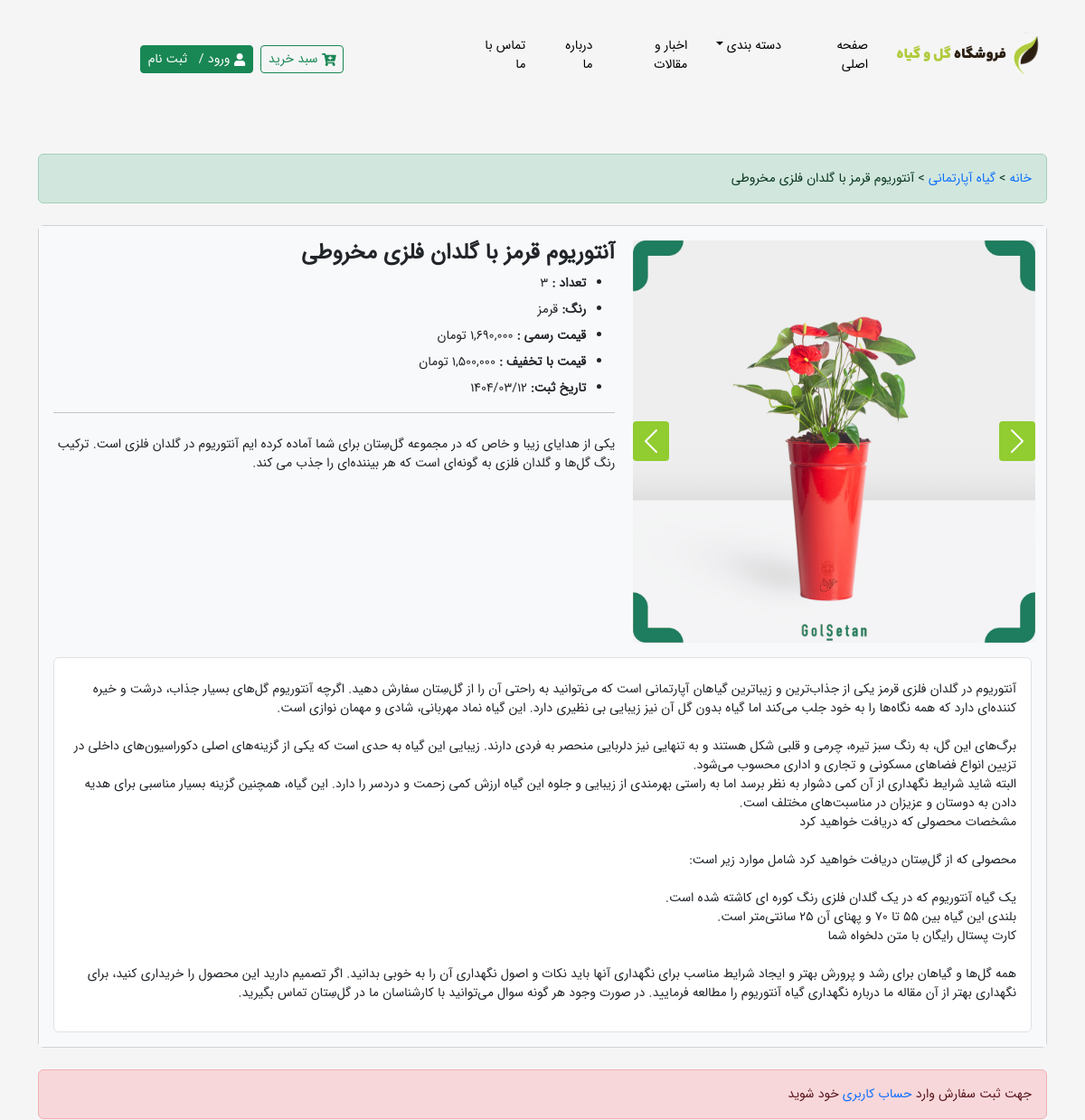
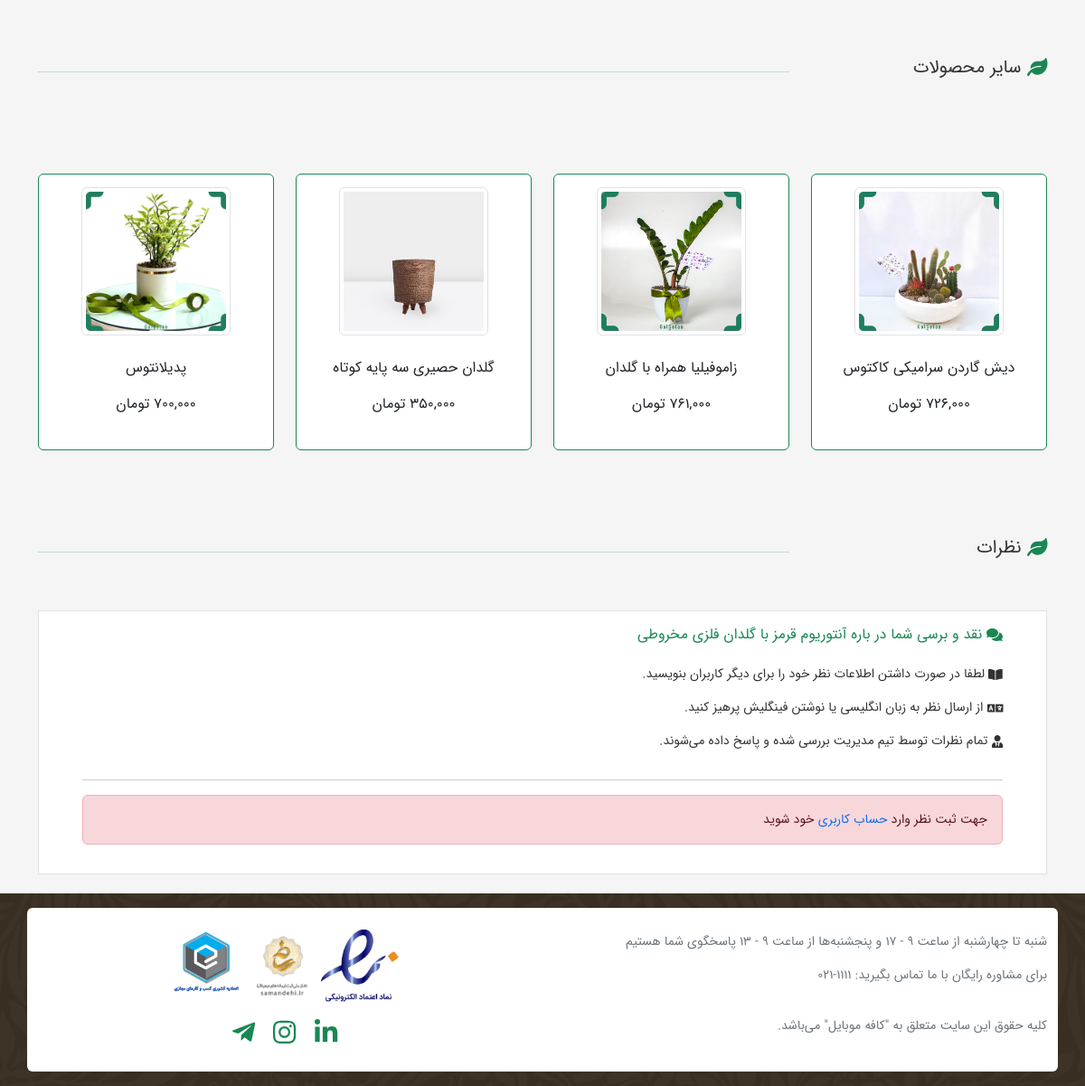
Page /details.php?id=5 on the committed database (2 pictures, top to bottom).
### tables this page shows
CREATE TABLE `products` (
  `pid` int(11) NOT NULL,
  `catid` int(11) NOT NULL,
  `title` varchar(255) NOT NULL,
  `count` int(11) DEFAULT NULL,
  `size` varchar(255) DEFAULT NULL,
  `weight` varchar(255) DEFAULT NULL,
  `keyfeatures` text NOT NULL,
  `price` int(11) DEFAULT NULL,
  `discount` int(11) DEFAULT NULL,
  `color` varchar(255) DEFAULT NULL,
  `images` varchar(255) DEFAULT NULL,
  `description` text,
  `status` int(11) NOT NULL,
  `created_at` int(11) NOT NULL
);

CREATE TABLE `categories` (
  `cid` int(10) UNSIGNED NOT NULL,
  `parentid` int(11) NOT NULL,
  `cname` varchar(255) NOT NULL,
  `pic` varchar(255) DEFAULT NULL
);

### includes/jdf.php (called while the page is built, shortened)
<?php
function jdate($format,$timestamp='',$none='',$time_zone='Asia/Tehran',$tr_num='fa'){
 $T_sec=0;
 $ts=$T_sec+(($timestamp==='')?time():tr_num($timestamp));
 $date=explode('_',date('H_i_j_n_O_P_s_w_Y',$ts));
 list($j_y,$j_m,$j_d)=gregorian_to_jalali($date[8],$date[3],$date[2]);
 $sl=strlen($format);
 $out='';
 for($i=0; $i<$sl; $i++){
  $sub=substr($format,$i,1);
  switch($sub){
	case'd':
	$out.=($j_d<10)?'0'.$j_d:$j_d;
	break;
	case'm':
	$out.=($j_m>9)?$j_m:'0'.$j_m;
	break;
	case'Y':
	$out.=$j_y;
	break;
	default:$out.=$sub;
  }
 }
 return($tr_num!='en')?tr_num($out,'fa','.'):$out;
}
function tr_num($str,$mod='en',$mf='٫'){
 $num_a=array('0','1','2','3','4','5','6','7','8','9','.');
 $key_a=array('۰','۱','۲','۳','۴','۵','۶','۷','۸','۹',$mf);
 return($mod=='fa')?str_replace($num_a,$key_a,$str):str_replace($key_a,$num_a,$str);
}
function gregorian_to_jalali($gy,$gm,$gd,$mod=''){
	list($gy,$gm,$gd)=explode('_',tr_num($gy.'_'.$gm.'_'.$gd));
 $g_d_m=array(0,31,59,90,120,151,181,212,243,273,304,334);
 if($gy > 1600){
  $jy=979;
  $gy-=1600;
 }else{
  $jy=0;
  $gy-=621;
 }
 $gy2=($gm > 2)?($gy+1):$gy;
 $days=(365*$gy) +((int)(($gy2+3)/4)) -((int)(($gy2+99)/100)) +((int)(($gy2+399)/400)) -80 +$gd +$g_d_m[$gm-1];
 $jy+=33*((int)($days/12053));
 $days%=12053;
 $jy+=4*((int)($days/1461));
 $days%=1461;
 $jy+=(int)(($days-1)/365);
 if($days > 365)$days=($days-1)%365;
 if($days < 186){
  $jm=1+(int)($days/31);
  $jd=1+($days%31);
 }else{
  $jm=7+(int)(($days-186)/30);
  $jd=1+(($days-186)%30);
 }
 return($mod==='')?array($jy,$jm,$jd):$jy .$mod .$jm .$mod .$jd;
}

### details.php (the view, shortened to what this page needs)
<?php
require_once ('includes/dbconfig.php');
require_once ('includes/jdf.php');
$id = $_GET['id'];
$data = $conn->query("SELECT * FROM `products`
INNER JOIN `categories` ON `categories`.`CID`=`products`.`catid`
WHERE `pid`=$id");
$rows = $data->fetch();
$products = $conn->query("SELECT * FROM `products` WHERE `pid`!=$id  ORDER BY rand() LIMIT 4");
$title = $rows['title'];
include('includes/header.php');
?>
<main>
    <div class="container mt-5">
        <div class="alert alert-success"><a href="index.php">خانه</a> > <a href="index.php"><?=$rows['cname']?></a> > <?=$title?></div>
        <div class="text-right">
            <div class="card my-4">
                <div class="card-body bg-light">
                    <div class="col-12">
                        <div class="row">
                        <div class="col-md-12">
                            <div class="row">
                            <div class="px-2 col-md-5">
                                <div id="carouselExampleIndicators" class="carousel slide" data-ride="carousel">
                                    <div class="carousel-inner">
                                        <?php
                                        $pic = explode(',',$rows['images']);
                                        $i=0;
                                        foreach ($pic as $pic){
                                            $i++;
                                            ?>
                                            <div class="carousel-item <?=$i==1?'active':''?>">
                                                <img class="w-100" src="img/products/<?=$pic?>" alt="<?=$title?>">
                                            </div>
                                        <?php } ?>
                                    </div>
                                    <a class="carousel-control-prev" href="#carouselExampleIndicators" role="button" data-slide="prev">
                                        <span class="carousel-control-prev-icon" aria-hidden="true"></span>
                                    </a>
                                    <a class="carousel-control-next" href="#carouselExampleIndicators" role="button" data-slide="next">
                                        <span class="carousel-control-next-icon" aria-hidden="true"></span>
                                    </a>
                                </div>
                            </div>
                            <div class="float-left col-md-7">
                                <h4 class="fw-bold"><?=$rows['title']?></h4>
                                <ul>
                                <?php if($rows['count']!='') { ?>
                                    <li><b>تعداد : </b> <?=$rows['count']>0?$rows['count']:'<span class="text-danger">اتمام موجودی</span>'?></li>
                                <?php }if(!empty($rows['color'])){ ?>
                                <li class="pt-2"><b> رنگ: </b><?=$rows['color']?></li>
                                <?php }if(!empty($rows['price'])){ ?>
                                <li class="pt-2"><b>قیمت رسمی : </b><?=number_format($rows['price'])?> تومان</li>
                                <?php }if(!empty($rows['discount'])){ ?>
                                <li class="pt-2"><b>قیمت با تخفیف : </b><?=number_format($rows['discount'])?> تومان</li>
                                <?php } ?>
                                <li class="pt-2"><b>تاریخ ثبت: </b><?=jdate('Y/m/d',$rows['created_at'])?></li>
                                </ul>
                                <hr>
                                <?php if($rows['keyfeatures']){ ?>
                                    <p class="pt-2 text-justify"><?=nl2br($rows['keyfeatures'])?></p>
                                <?php } ?>
                            </div>
                            </div>
                        </div>
                        </div>
                        <?php if(!empty($rows['description'])){ ?>
                        <div class="bg-white p-3 mt-3 border rounded">
                            <p class="pt-2 text-justify"><?=nl2br($rows['description'])?></p>
                        </div>
                        <?php } ?>
                    </div>
                </div>
            </div>
            <?php if(isset($_SESSION['userid'])) { ?>
                <?php if(isset($_SESSION['basket']) && @in_array($rows['pid'],@$_SESSION['basket'])){ ?>
                    <div class="alert alert-warning">سفارش شما با موفقیت ثبت شد برای ادامه روی <a href="user/basket.php">سبد    خرید</a> کلیک نمایید.</div>
                <?php }else{ if($rows['count']){ ?>
                    <a href="details.php?id=<?=$id?>&buy" class="btn btn-success d-grid">خرید</a>
                <?php } }?>
            <?php }else{ ?>
                <div class="alert alert-danger">جهت ثبت سفارش وارد <a href="login.php">حساب کاربری</a> خود شوید</div>
            <?php } ?>
        </div>
        <div class="row py-5">
            <div class="col-md-3">
                <h5 class="font-weight-bold"><i class="fa fa-leaf text-success"></i> سایر محصولات</h5>
            </div>
            <div class="col-md-9">
                <hr class="text-success">
            </div>
        </div>
        <div class="row py-5">
            <?php while($pro_row = $products->fetch()) {
                $pic = explode(',',$pro_row['images']);
                shuffle($pic);
                ?>
                <div class="col-md-3">
                    <a href="details.php?id=<?=$pro_row['pid']?>">
                    <div class="card text-right btn btn-outline-secondary border-success">
                        <div class="d-flex justify-content-center p-2">
                        <img class="img-thumbnail w-75 img-fluid" src="img/products/<?=$pic[0]?>" alt="<?=$pro_row['title']?>">
                        </div>
                        <div class="card-body text-rights">
                            <p class="float-right"><?=$pro_row['title']?></p>
                            <p class="font-weight-bold"><?=number_format($pro_row['price'])?> تومان</p>
                        </div>
                    </div>
                    </a>
                </div>
            <?php } ?>
        </div>
        <div class="row py-5">
            <div class="col-md-3">
                <h5 class="font-weight-bold"><i class="fa fa-leaf text-success"></i> نظرات</h5>
            </div>
            <div class="col-md-9">
                <hr class="text-success">
            </div>
        </div>
        <div class="tab-content text-right border bg-white" id="comment">
            <div id="menu1" class="tab-pane active px-5 py-3">
                <h6 class="text-success font-weight-bold mb-4"><i class="fa fa-comments"></i> نقد و برسی شما در باره <?=$rows['title']?> </h6>
                <p><i class="fa fa-book-open"></i> لطفا در صورت داشتن اطلاعات نظر خود را برای دیگر کاربران بنویسید. </p>
                <p><i class="fa fa-language"></i> از ارسال نظر به زبان انگلیسی یا نوشتن فینگلیش پرهیز کنید. </p>
                <p><i class="fa fa-user-tie"></i> تمام نظرات توسط تیم مدیریت بررسی شده و پاسخ داده می‌شوند.</p>
                <hr>
                <?php if(isset($_SESSION['userid'])){ ?>
                <p>نظر خود را درج نمایید</p>
                        <form action="" method="post">
                        <div class="form-group">
                            <textarea class="form-control bg-light" name="comment" cols="100" rows="7"></textarea>
                        </div>
                        <div class="form-group mt-2">
                            <button type="submit" name="submit" class="btn btn-success">ثبت نظر</button>
                        </div>
                        </form>
                <?php }else{?>
                    <div class="alert alert-danger">جهت ثبت نظر وارد <a href="login.php">حساب کاربری</a> خود شوید</div>
                <?php } ?>
            </div>
        </div>
        <br>
    </div>
</main>
<?php include('includes/footer.php'); ?>

### includes/header.php (shortened to what this page needs)
<?php
require_once ('jdf.php');
?>
<!doctype html>
<html lang="fa">
<head>
    <link rel="stylesheet" href="css/bootstrap.rtl.min.css">
    <link rel="stylesheet" href="css/owl.theme.default.min.css">
    <link rel="stylesheet" href="css/owl.carousel.min.css">
    <link rel="stylesheet" href="css/style.css">
</head>
<body>
<header>
    <div class="container py-4">
        <div class="row align-items-center">
            <div class="col-md-2 col-12 text-center">
                <a href="index.php"><img src="img/logo.png"></a>
            </div>
            <div class="col-md-5 col-12 m-b">
                <nav class="navbar navbar-expand-lg header-menu text-right px-0">
                    <div class="collapse navbar-collapse" id="navbarSupportedContent">
                        <ul class="navbar-nav ">
                            <li class="nav-item">
                                <a class="nav-link" href="index.php">صفحه اصلی</a>
                            </li>
                            <div class="px-2"></div>
                            <li class="nav-item dropdown">
                                <a href="products.php" class="nav-link dropdown-toggle">دسته بندی</a>
                            </li>
                            <div class="px-2"></div>
                            <li class="nav-item">
                                <a class="nav-link" href="articles.php?cid=0">اخبار و مقالات</a>
                            </li>
                            <div class="px-2"></div>
                            <li class="nav-item">
                                <a class="nav-link" href="aboutus.php">درباره ما</a>
                            </li>
                            <div class="px-2"></div>
                            <li class="nav-item">
                                <a class="nav-link" href="contactus.php">تماس با ما</a>
                            </li>
                        </ul>
                    </div>
                </nav>
            </div>
            <div class="col-md-5 col-12 mt-2 d-flex justify-content-center">
                <a href="user/basket.php" class="btn btn-sm btn-outline-success m-1"><i class="fa fa-cart-plus"></i> سبد خرید</a>
                <div class="btn btn-sm btn-success m-1"><i class="fa fa-user"></i>
                    <?php if(isset($_SESSION['userid'])){ ?>
                         &nbsp;<a class="text-white" href="user/index.php"><?=$_SESSION['fullname']?> </a>&nbsp;
                        <span> / </span>&nbsp;
                            <a class="text-white" href="logout.php"> خروج </a>
                    <?php }else{ ?>
                        <a class="text-white" href="login.php">ورود</a>
                        <span> / </span>&nbsp;
                        <a class="text-white" href="register.php">ثبت نام</a>
                    <?php } ?>
                </div>
            </div>
            </div>
            </div>
</header>

### includes/footer.php (shortened to what this page needs)
<footer>
    <div class="container-fluid p-3">
        <div class="container bg-white rounded">
            <div class="row pb-4 pt-2 align-items-center text-secondary">
                <div class="col-md-6 col-12">
                    <p>شنبه تا چهارشنبه از ساعت ۹ - ۱۷ و پنجشنبه‌ها از ساعت ۹ - ۱۳ پاسخگوی شما هستیم</p>
                    <p>برای مشاوره رایگان با ما تماس بگیرید: 1111-021</p>
                </div>
                <div class="col-md-6 col-12 text-center">
                    <a href="#"><img src="img/enamad.png" alt="" class="img-fluid bg-white rounded py-3 "></a>
                    <a href="#"><img src="img/samandehi.png" alt="" class="img-fluid bg-white rounded py-3 px-2"></a>
                    <a href="#"><img src="img/etehadie.png" alt="" class="img-fluid bg-white rounded py-3"></a>
                </div>
            <div class="col-md-6 col-12">
                <p>کلیه حقوق این سایت متعلق به "کافه موبایل" می‌باشد.</p>
            </div>
            <div class="col-md-6 col-12 text-center text-success">
                <i class="fab fa-linkedin-in" style="font-size: 1.8rem"></i>
                <i class="fab fa-instagram mx-3" style="font-size: 1.8rem"></i>
                <i class="fab fa-telegram-plane" style="font-size: 1.8rem"></i>
            </div>
        </div>
        </div>
    </div>
</footer>
</body>
</html>

### css/style.css (style rules this page uses)
body { direction: rtl; padding: 0; margin: 0; font-family: 'IRANSansWeb'; font-size: 14px; color: #333333; background:#F5F5F5; }
a,a:hover,a:focus,figure,figure:hover,figcaption,i,i:hover,img,i { text-decoration: none; transition: all 0.3s; -webkit-transition: all 0.3s; -moz-transition: all 0.3s; -o-transition: all 0.3s; }
.header-menu a { color: #000000; }
.carousel-control-prev, .carousel-control-next { height: 44px; width: 40px; background: #7ac400; margin: auto 0; border-radius: 4px; opacity: 0.8; }
.svg-inline--fa { vertical-align:-4px !important; }
footer { background-color:#2A1E10; background-image:url("../img/bg-leaf-overlay1.png"); background-position:center center; background-repeat:no-repeat; background-size:cover; }

### rows in the picture
products: categories.cname "گیاه آپارتمانی", title "آنتوریوم قرمز با گلدان فلزی مخروطی", count "3", color "قرمز", price "1,690,000", discount "1,500,000", created_at "۱۴۰۴/۰۳/۱۲", keyfeatures "یکی از هدایای زیبا و خاص که در مجموعه گل‌سِتان برای شما آماده کرده ایم آنتوریوم در گلدان فلزی است. ترکیب رنگ گل‌ها و گلدان فلزی به گونه‌ای است که هر بیننده‌ای را جذب می کند.", description "آنتوریوم در گلدان فلزی قرمز یکی از جذاب‌ترین و زیباترین گیاهان آپارتمانی است که می‌توانید به راحتی آن را از گل‌‍‌سِتان سفارش دهید. اگرچه آنتوریوم گل‌های بسیار جذاب، درشت و خیره کننده‌ای دارد که همه نگاه‌ها را به خود جلب می‌کند اما گیاه بدون گل آن نیز زیبایی بی نظیری دارد. این گیاه نماد مهربانی، شادی و مهمان نوازی است. برگ‌های این گل، به رنگ سبز تیره، چرمی و قلبی شکل هستند و به تنهایی نیز دلربایی منحصر به فردی دارند. زیبایی این گیاه به حدی است که یکی از گزینه‌های اصلی دکوراسیون‌های داخلی در تزیین انواع فضاهای مسکونی و تجاری و اداری محسوب می‌شود. البته شاید شرایط نگهداری از آن کمی دشوار به نظر برسد اما به راستی بهرمندی از زیبایی و جلوه این گیاه ارزش کمی زحمت و دردسر را دارد. این گیاه، همچنین…"
products: shows a picture, title "دیش گاردن سرامیکی کاکتوس"
products: shows a picture, title "زاموفیلیا همراه با گلدان", price "761,000"
products: shows a picture, title "گلدان حصیری سه پایه کوتاه", price "350,000"
products: shows a picture, title "پدیلانتوس", price "700,000"
